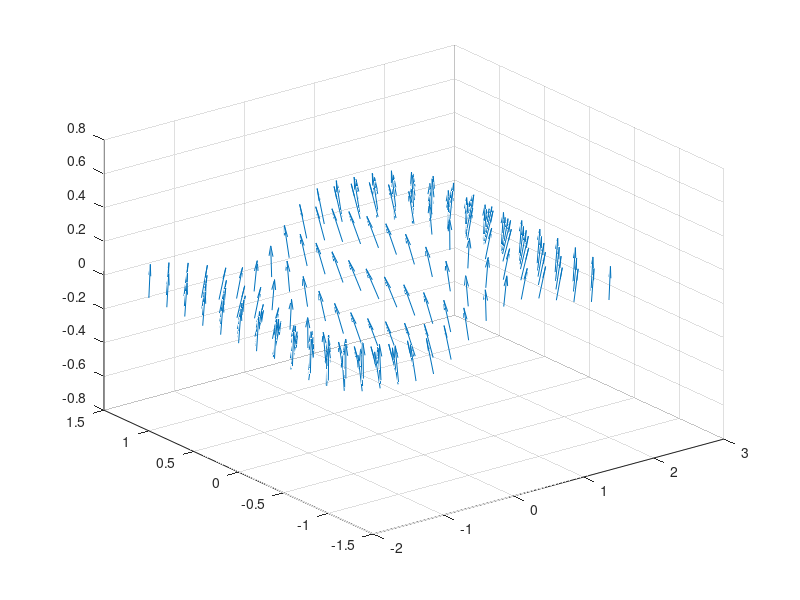

Recreate this plot in MATLAB. (Note: this script raises an error after producing the figure.)
[X,Y] = meshgrid(-2:0.25:2,-1:0.2:1);
Z = X.* exp(-X.^2 - Y.^2);
[U,V,W] = surfnorm(X,Y,Z);

figure
quiver3(X,Y,Z,U,V,W)
quiver3AR(X,Y,Z,U,V,W)


hold on
% surf(X,Y,Z)
view(-35,45)
axis([-2 2 -1 1 -.6 .6])
hold off